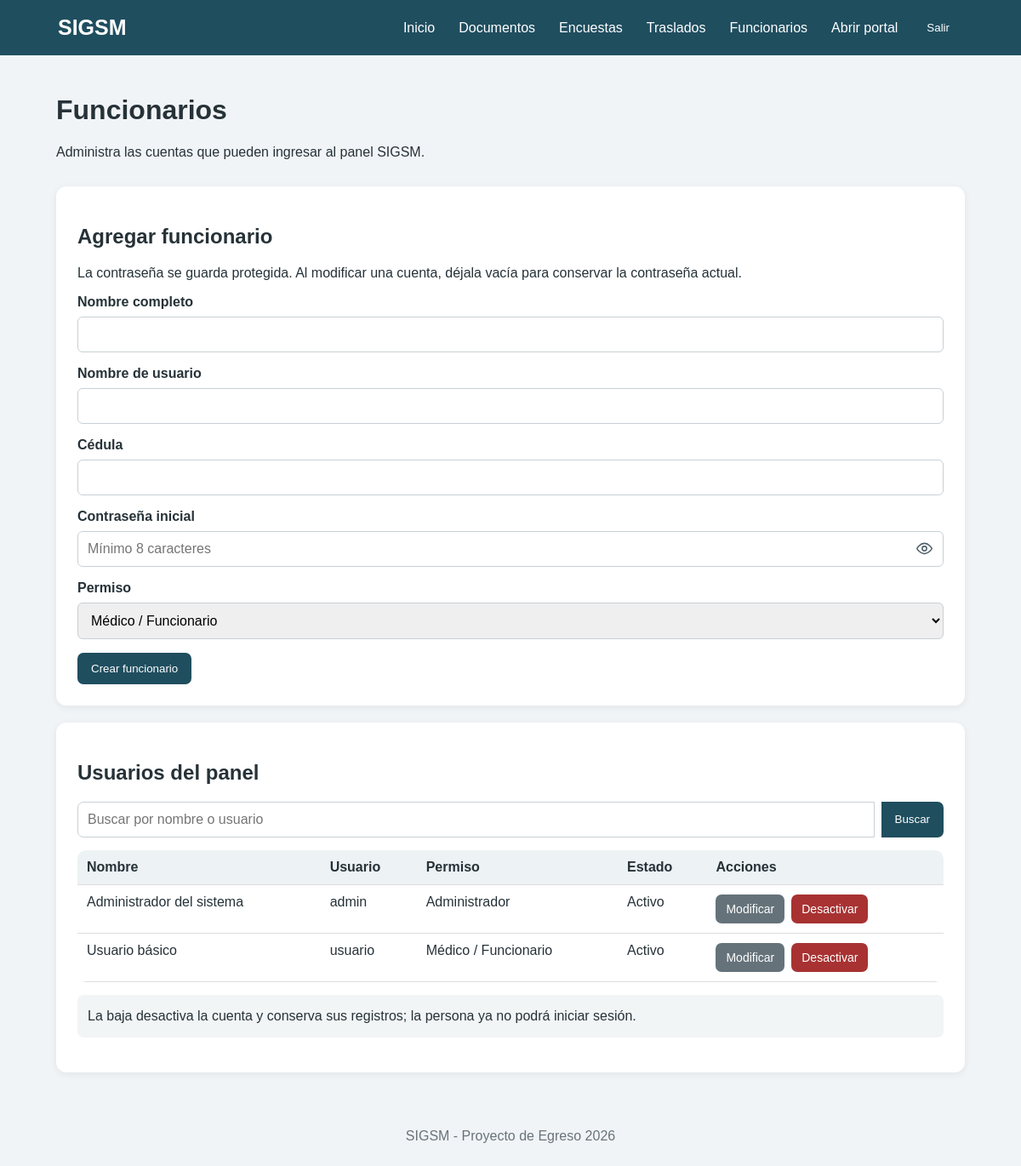
Screenshot of /presentacion/funcionarios.php (signed in) with the database file from the repository.
### tables this page shows
CREATE TABLE IF NOT EXISTS usuarios (

    id INT AUTO_INCREMENT PRIMARY KEY,

    nombre VARCHAR(100) NOT NULL,

    usuario VARCHAR(50) NOT NULL UNIQUE,

    cedula VARCHAR(20) NULL UNIQUE,

    clave VARCHAR(255) NOT NULL,

    rol ENUM('admin','funcionario','enfermero') NOT NULL DEFAULT 'funcionario',

    activo TINYINT(1) NOT NULL DEFAULT 1,

     
    CONSTRAINT chk_usuarios_nombre
        CHECK (CHAR_LENGTH(TRIM(nombre)) >= 2),

    CONSTRAINT chk_usuarios_activo
        CHECK (activo IN (0,1))

);

### logica/funciones.php (called while the page is built, shortened)
<?php
function limpiar($t) : string {
    return htmlspecialchars($t ?? '', ENT_QUOTES, 'UTF-8');
}

### datos/FuncionarioDAO.php (called while the page is built, shortened)
<?php
class FuncionarioDAO {
    public function listar(string $busqueda = '') : array {
        $sql = 'SELECT id,nombre,usuario,rol,activo FROM usuarios';
        if ($busqueda !== '') {
            $stmt = $this->pdo->prepare($sql.' WHERE nombre LIKE ? OR usuario LIKE ? OR cedula LIKE ? ORDER BY nombre');
            $stmt->execute(['%'.$busqueda.'%', '%'.$busqueda.'%', '%'.$busqueda.'%']);
        } else {
            $stmt = $this->pdo->query($sql.' ORDER BY nombre');
        }
        return $stmt->fetchAll(PDO::FETCH_ASSOC);
    }
}

### presentacion/funcionarios.php (the view, shortened to what this page needs)
<?php
require_once __DIR__.'/../logica/funciones.php';
require_once __DIR__.'/../datos/conexion.php';
require_once __DIR__.'/../datos/FuncionarioDAO.php';
$dao = new FuncionarioDAO($pdo);
$idEdicion = filter_var($_GET['editar'] ?? '', FILTER_VALIDATE_INT) ?: 0;
$edicion = $idEdicion ? $dao->buscar($idEdicion) : null;
$busqueda = trim($_GET['q'] ?? '');
$funcionarios = $dao->listar($busqueda);
require __DIR__.'/vistas/encabezado.php';
?>
<div class="cabecera">
    <div>
        <h1>Funcionarios</h1>
<p>Administra las cuentas que pueden ingresar al panel SIGSM.</p>
    </div>
</div>
<section class="tarjeta">
    <h2><?= $edicion ? 'Modificar funcionario' : 'Agregar funcionario' ?></h2>
    <p>La contraseña se guarda protegida. Al modificar una cuenta, déjala vacía para conservar la contraseña actual.</p>
    <form method="post" autocomplete="off">
        <label for="nombre">Nombre completo</label>
        <input id="nombre" name="nombre" maxlength="100" required value="<?= limpiar($edicion['nombre'] ?? '') ?>" autocomplete="name">
        <label for="usuario">Nombre de usuario</label>
        <input id="usuario" name="usuario" maxlength="50" required value="<?= limpiar($edicion['usuario'] ?? '') ?>" autocomplete="username">
        <label for="cedula">Cédula</label>
        <input id="cedula" name="cedula" maxlength="20" minlength="5" required value="<?= limpiar($edicion['cedula'] ?? '') ?>" autocomplete="off">
        <label for="clave"><?= $edicion ? 'Nueva contraseña (opcional)' : 'Contraseña inicial' ?></label>
        <div class="password-field">
            <input id="clave" name="clave" type="password" minlength="8" <?= $edicion ? '' : 'required' ?> autocomplete="new-password" placeholder="Mínimo 8 caracteres">
            <button class="password-toggle" type="button" aria-label="Mostrar contraseña" aria-controls="clave" aria-pressed="false"><svg viewBox="0 0 24 24" aria-hidden="true"><path d="M2 12s3.6-7 10-7 10 7 10 7-3.6 7-10 7-10-7-10-7Z"/><circle cx="12" cy="12" r="3"/></svg></button>
        </div>
        <label for="rol">Permiso</label>
        <select id="rol" name="rol" required>
            <option value="funcionario" <?= in_array(($edicion['rol'] ?? 'funcionario'), ['usuario', 'funcionario'], true) ? 'selected' : '' ?>>Médico / Funcionario</option>
        </select>
        <div class="acciones-form">
            <button type="submit"><?= $edicion ? 'Guardar cambios' : 'Crear funcionario' ?></button>
        </div>
    </form>
</section>
<section class="tarjeta">
    <h2>Usuarios del panel</h2>
    <form method="get" class="buscar">
        <input name="q" value="<?= limpiar($busqueda) ?>" placeholder="Buscar por nombre o usuario" aria-label="Buscar funcionarios">
        <button type="submit">Buscar</button>
    </form>
    <div class="tabla-wrap">
        <table>
            <thead><tr><th>Nombre</th><th>Usuario</th><th>Permiso</th><th>Estado</th><th>Acciones</th></tr></thead>
            <tbody>
            <?php foreach ($funcionarios as $funcionario): ?>
                <tr>
                    <td><?= limpiar($funcionario['nombre']) ?></td>
                    <td><?= limpiar($funcionario['usuario']) ?></td>
                    <td><?= ['admin' => 'Administrador', 'enfermero' => 'Enfermero/a', 'usuario' => 'Médico / Funcionario', 'funcionario' => 'Médico / Funcionario'][$funcionario['rol']] ?? 'Sin rol' ?></td>
                    <td><?= $funcionario['activo'] ? 'Activo' : 'Inactivo' ?></td>
                    <td class="acciones-tabla">
                        <a class="boton secundario" href="funcionarios.php?editar=<?= (int)$funcionario['id'] ?>">Modificar</a>
                        <form method="post" onsubmit="return confirm('¿<?= $funcionario['activo'] ? 'Desactivar' : 'Activar' ?> esta cuenta?');">
                            <button class="<?= $funcionario['activo'] ? 'peligro' : '' ?>" type="submit"><?= $funcionario['activo'] ? 'Desactivar' : 'Activar' ?></button>
                        </form>
                    </td>
                </tr>
            <?php endforeach; ?>
            </tbody>
        </table>
    </div>
    <p class="ayuda">La baja desactiva la cuenta y conserva sus registros; la persona ya no podrá iniciar sesión.</p>
</section>
<?php require __DIR__.'/vistas/pie.php'; ?>

### presentacion/css/estilo.css (style rules this page uses)
* { box-sizing: border-box; }
body { margin: 0; font-family: Arial,sans-serif; background: #f1f4f7; color: #263238; }
.hero, .tarjeta, .documento { background: white; border-radius: 12px; padding: 25px; box-shadow: 0 2px 8px #0001; margin-bottom: 20px; }
.cabecera { display: flex; justify-content: space-between; align-items: center; gap: 15px; margin-bottom: 15px; }
.boton, button { display: inline-block; background: #1f4e5f; color: white; border: 0; padding: 11px 16px; border-radius: 7px; text-decoration: none; cursor: pointer; }
.secundario { background: #65727a; }
.peligro { background: #a83232; }
.acciones-form, .acciones-tabla { display: flex; align-items: center; flex-wrap: wrap; gap: 8px; }
.acciones-tabla form { display: inline-flex; }
.acciones-tabla .boton, .acciones-tabla button { font-size: 14px; padding: 9px 12px; }
form { display: flex; flex-direction: column; gap: 8px; }
input, select, textarea { width: 100%; padding: 11px; border: 1px solid #c8d0d5; border-radius: 6px; font: inherit; margin-bottom: 8px; }
label { font-weight: bold; }
.password-field { display: flex; align-items: stretch; position: relative; margin-bottom: 8px; }
.password-field input { margin: 0; padding-right: 48px; }
.password-toggle { position: absolute; right: 2px; top: 2px; bottom: 2px; width: 42px; display: grid; place-items: center; padding: 8px; color: #52636b; background: transparent; border-radius: 5px; }
.password-toggle svg { width: 21px; height: 21px; fill: none; stroke: currentColor; stroke-width: 1.8; }
.ayuda { background: #f2f5f6; padding: 12px; border-radius: 7px; margin-top: 15px; line-height: 1.6; }
.buscar { display: flex; flex-direction: row; margin-bottom: 15px; }
.buscar input { margin: 0; border-radius: 7px 0 0 7px; }
.buscar button { border-radius: 0 7px 7px 0; }
.tabla-wrap { overflow-x: auto; background: white; border-radius: 10px; }
table { width: 100%; border-collapse: collapse; }
th, td { padding: 11px; border-bottom: 1px solid #ddd; text-align: left; vertical-align: top; }
th { background: #edf2f4; }

### rows the page displays
usuarios: nombre "Administrador del sistema", usuario "admin", rol "Administrador", activo "Activo"
usuarios: nombre "Usuario básico", usuario "usuario", rol "Médico / Funcionario", activo "Activo"
